Frame 1 (no input): blank canvas, image omitted
Frame 60 (the mouse pressed at the canvas centre just before this capture): blank canvas, image omitted
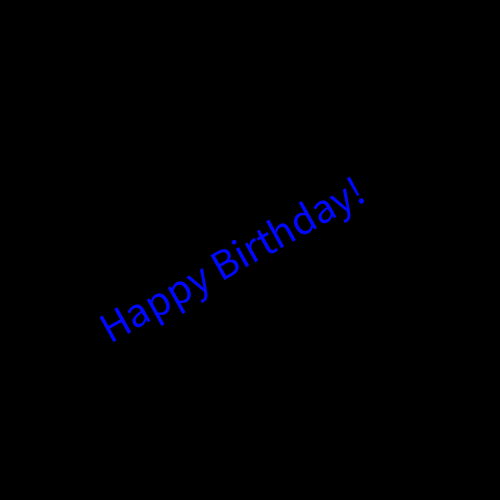
Frame 120 (the mouse held since frame 60 and released just before this capture)

The Processing sketch whose frames 1 and 60 were blank and that drew this single picture after the mouse press (run headless with seeded random() and noise(); from frame 60 on, the mouse is pressed at the canvas centre):

// Processing sketch: Happy_BDay
// ── Happy_BDay.pde
float s = 0, r = 0;
float h = 0;
float d = 1; // or -1

void setup() {
  size(500, 500);
  colorMode(HSB, 360, 100, 100);
  
  textSize(32);
}

void draw() {
  background(0);
  
  pushMatrix();
  translate(width/2, height/2);
  rotate(r);
  scale(abs(s));
  
  fill(h%360, 100, 100);
  text("Happy Birthday!", -125, 10);
  
  r += 0.03*d;
  s += 0.1*d;
  s*=0.99;
  if (r >= 1 || r <= -1) {
    d *= -1;
  }
  
  h+=2;
  
  popMatrix();
}
